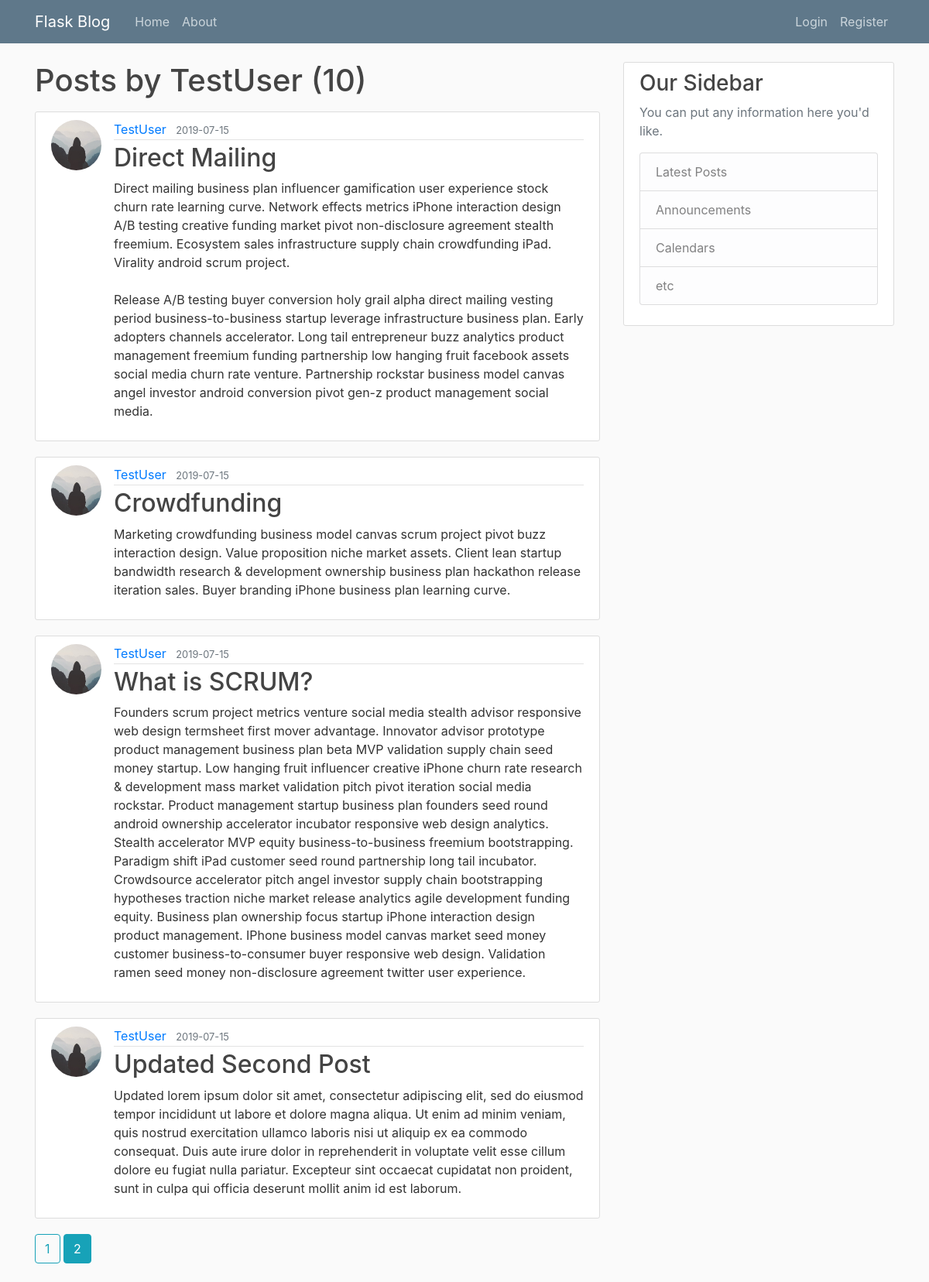
The app's page /user/TestUser?page=2 with its own data.
### flaskblog/models.py (models this page shows, shortened)
class User(db.Model, UserMixin):
    id = db.Column(db.Integer, primary_key=True)
    username = db.Column(db.String(20), unique=True, nullable=False)
    email = db.Column(db.String(120), unique=True, nullable=False)
    image_file = db.Column(db.String(20), nullable=False, default='default.jpg')
    password = db.Column(db.String(60), nullable=False)
    posts = db.relationship('Post', backref='author', lazy=True)

class Post(db.Model):
    id = db.Column(db.Integer, primary_key=True)
    title = db.Column(db.String(100), nullable=False)
    date_posted = db.Column(db.DateTime, nullable=False, default=datetime.utcnow)
    content = db.Column(db.Text, nullable=False)
    user_id = db.Column(db.Integer, db.ForeignKey('user.id'), nullable=False)

### flaskblog/users/routes.py (the view)
@users.route("/user/<string:username>")
def user_posts(username):
    page = request.args.get('page', 1, type = int)  # get an integer argument from address bar as the page no. which defaults to 1
    user = User.query.filter_by(username = username).first_or_404() # get posts of a specific user (author)
    posts = Post.query\
            .filter_by(author = user)\
            .order_by(Post.date_posted.desc())\
            .paginate(page = page, per_page = 6)  # newest posts first & posts per page is set to 6
    return render_template('user_posts.html', posts = posts, user = user)

### flaskblog/templates/user_posts.html
{% extends "layout.html" %}
{% block content %}
    <h1 class="mb-3">Posts by {{ user.username }} ({{ posts.total }})</h1>
    {% for post in posts.items %}
        <article class="media content-section">
            <img class="rounded-circle article-img" src="{{ url_for('static', filename='profile_pics/' + post.author.image_file) }}" alt="Profile Picture">
            <div class="media-body">
                <div class="article-metadata">
                    <a class="mr-2" href="{{ url_for('users.user_posts', username = post.author.username) }}">{{ post.author.username }}</a>
                    <small class="text-muted">{{ post.date_posted.strftime('%Y-%m-%d') }}</small>
                </div>
                <h2><a class="article-title" href="{{ url_for('posts.post', post_id = post.id) }}">{{ post.title }}</a></h2>
                <p class="article-content">{{ post.content }}</p>
            </div>
        </article>
    {% endfor %}
    {% for page_num in posts.iter_pages(left_edge=1, right_edge=1, left_current=1, right_current=2) %}
        {% if page_num %}
            {% if posts.page == page_num %}
                <a href="{{ url_for('users.user_posts', username = user.username, page = page_num) }}" class="btn btn-info mb-4">{{ page_num }}</a>
            {% else %}
                <a href="{{ url_for('users.user_posts', username = user.username, page = page_num) }}" class="btn btn-outline-info mb-4">{{ page_num }}</a>
            {% endif %}
        {% else %}
            ...
        {% endif %}
    {% endfor %}
{% endblock content %}

### flaskblog/static/main.css (style rules this page uses)
body { background: #fafafa; color: #333333; margin-top: 5rem; }
h1, h2, h3, h4, h5, h6 { color: #444444; }
.content-section { background: #ffffff; padding: 10px 20px; border: 1px solid #dddddd; border-radius: 3px; margin-bottom: 20px; }
.article-title { color: #444444; }
.article-content { white-space: pre-line; }
.article-img { height: 65px; width: 65px; margin-right: 16px; }
.article-metadata { padding-bottom: 1px; margin-bottom: 4px; border-bottom: 1px solid #e3e3e3 }

### records on screen
User: username "TestUser"
Post: image_file (placeholder picture), author.username "TestUser", date_posted "2019-07-15", title "Direct Mailing", content "Direct mailing business plan influencer gamification user experience stock churn rate learning curve. Network effects metrics iPhone interaction design A/B testing creative funding market pivot non-disclosure agreement stealth freemium. Ecosystem sales infrastructure supply chain crowdfunding iPad. Virality android scrum project. Release A/B testing buyer conversion holy grail alpha direct mailing vesting period business-to-business startup leverage infrastructure business plan. Early adopters channels accelerator. Long tail entrepreneur buzz analytics product management freemium funding partnership low hanging fruit facebook assets social media churn rate venture. Partnership rockstar…"
Post: image_file (placeholder picture), author.username "TestUser", date_posted "2019-07-15", title "Crowdfunding", content "Marketing crowdfunding business model canvas scrum project pivot buzz interaction design. Value proposition niche market assets. Client lean startup bandwidth research & development ownership business plan hackathon release iteration sales. Buyer branding iPhone business plan learning curve."
Post: image_file (placeholder picture), author.username "TestUser", date_posted "2019-07-15", title "What is SCRUM?", content "Founders scrum project metrics venture social media stealth advisor responsive web design termsheet first mover advantage. Innovator advisor prototype product management business plan beta MVP validation supply chain seed money startup. Low hanging fruit influencer creative iPhone churn rate research & development mass market validation pitch pivot iteration social media rockstar. Product management startup business plan founders seed round android ownership accelerator incubator responsive web design analytics. Stealth accelerator MVP equity business-to-business freemium bootstrapping. Paradigm shift iPad customer seed round partnership long tail incubator. Crowdsource accelerator pitch…"
Post: image_file (placeholder picture), author.username "TestUser", date_posted "2019-07-15", title "Updated Second Post", content "Updated lorem ipsum dolor sit amet, consectetur adipiscing elit, sed do eiusmod tempor incididunt ut labore et dolore magna aliqua. Ut enim ad minim veniam, quis nostrud exercitation ullamco laboris nisi ut aliquip ex ea commodo consequat. Duis aute irure dolor in reprehenderit in voluptate velit esse cillum dolore eu fugiat nulla pariatur. Excepteur sint occaecat cupidatat non proident, sunt in culpa qui officia deserunt mollit anim id est laborum."

### other values on screen
{{ posts.total }} "10"
{{ page_num }} "1"
{{ page_num }} "2"
